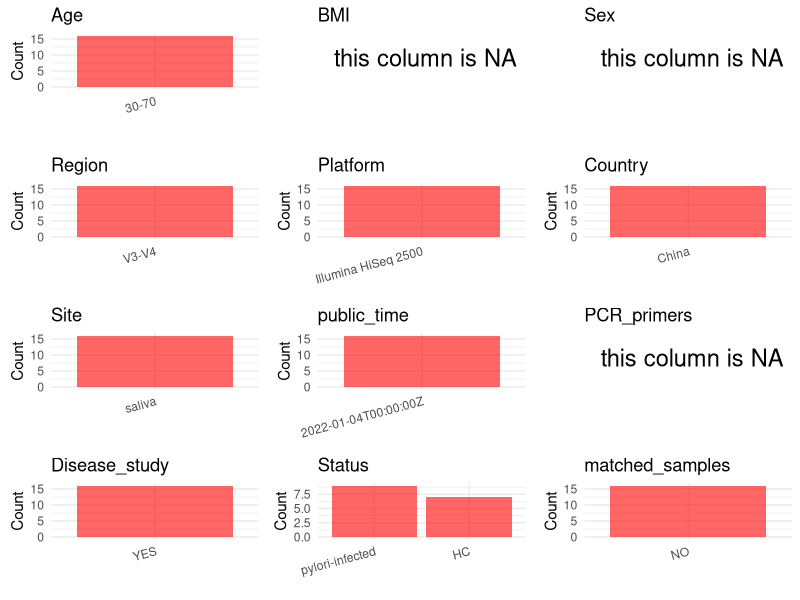

Source code (R): (Note: this script raises an error after producing the figure.)
## ---- chunk 1
# Load necessary libraries
library(dplyr)
library(ggplot2)
library(cowplot)

# Set working directory (update this path to your local directory)
setwd("D:/studylearning/董彪师兄项目/任务3_20251004/PRJNA793997")

# Read the initial metadata files
initial_meta<-read.csv("SraRunTable.csv",header = T)

# Display the first few rows of the metadata
head(initial_meta)
## ---- chunk 2
# Create a uniform metadata dataframe
metadata <- data.frame(
  BioProject = initial_meta$BioProject,
  Run = initial_meta$Run,
  sample_name = initial_meta$Sample.Name,
  Age = "30-70",
  BMI = NA,
  Sex= NA,
  Region = "V3-V4",
  Platform = initial_meta$Instrument,
  Country = initial_meta$geo_loc_name_country,
  Site = "saliva",
  public_time = initial_meta$ReleaseDate,
  stringsAsFactors = FALSE
)
## ---- chunk 3
# Add information obtained from the publication
metadata$PCR_primers <- NA_character_  # Update based on the publication
metadata$title <- "Oral Microbiota, a Potential Determinant for the Treatment Efficacy of Gastric Helicobacter Pylori Eradication in Humans"
metadata$Disease_study <- "YES"
metadata <- metadata %>%
  mutate(Status=case_when(
    grepl("S",sample_name)~"HC",
    TRUE~"pylori-infected"
  ))

#extract subject id by remove prefix of sample_name
#metadata$sample_name <- gsub("_st|_sal", "", metadata$sample_name)

# Check initial data distribution
cat("Initial sample distribution:\n")
table(metadata$sample_name)
table(metadata$Site)

# Calculate sampling frequency per subject
sample_counts <- table(metadata$sample_name)
cat("\nNumber of samples per subject:\n")
print(sample_counts)

# Create matched_samples column
metadata$matched_samples <- ifelse(metadata$sample_name %in% names(sample_counts[sample_counts >= 2]), "YES", "NO")

cat("\nMatched samples distribution:\n")
table(metadata$matched_samples)

# Identify samples for removal: single samples excluding saliva 
single_samples <- names(sample_counts[sample_counts == 1])
samples_to_remove <- metadata$sample_name %in% single_samples & !(metadata$Site %in% c("saliva"))

cat("\nNumber of samples to be removed:", sum(samples_to_remove), "\n")

# Remove identified samples
metadata_clean <- metadata[!samples_to_remove, ]

cat("\nFinal sample distribution after cleaning:\n")
table(metadata_clean$sample_name)
table(metadata_clean$Site)
table(metadata_clean$matched_samples)

# Use cleaned dataset for subsequent analysis
metadata <- metadata_clean
## ---- chunk 4
# Check the number of unique runs and sample names
print(paste("Number of unique runs:", length(unique(metadata$Run))))
print(paste("Number of unique sample names:", length(unique(metadata$sample_name))))
## ---- chunk 5
# Select columns for visualization
plot_data <- metadata %>%
  select(-BioProject, -Run, -sample_name, -title)

# Function to create simple plots for each column
create_simple_plots <- function(data) {
  plots <- list()
  
  for (col in colnames(data)) {
    # Check if the column is all NA
    if (all(is.na(data[[col]]))) {
      # Create an empty plot with text indicating all NA
      p <- ggplot() +
        annotate("text", x = 0.5, y = 0.5, label = "this column is NA", size = 6) +
        labs(title = col) +
        theme_void()
    } else if (is.numeric(data[[col]])) {
      # Numeric variable: histogram
      p <- ggplot(data, aes(x = .data[[col]])) +
        geom_histogram(fill = "blue", alpha = 0.6, bins = 20, na.rm = TRUE) +
        labs(title = col) +
        theme_minimal()
    } else {
      # Categorical variable: bar plot (remove NA values)
      count_data <- as.data.frame(table(data[[col]], useNA = "ifany"))
      p <- ggplot(count_data, aes(x = reorder(Var1, -Freq), y = Freq)) +
        geom_col(fill = "red", alpha = 0.6) +
        labs(title = col, x = NULL, y = "Count") +
        theme_minimal() +
        theme(axis.text.x = element_text(angle = 15, hjust = 1))
    }
    plots[[col]] <- p
  }
  
  return(plots)
}

# Generate and arrange plots
plots <- create_simple_plots(plot_data)
p<-plot_grid(plots$Age, 
          plots$BMI, 
          plots$Sex, 
          plots$Region, 
          plots$Platform, 
          plots$Country, 
          plots$Site,
          plots$public_time, 
          plots$PCR_primers,
          plots$Disease_study,
          plots$Status,
          plots$matched_samples,# add 
          ncol = 3, align = "hv", axis = "lb")
ggsave("Metadata_Summary.png", plot = p, width = 8, height = 6, dpi = 150, bg = "white")
## ---- chunk 6
knitr::include_graphics("Metadata_Summary.png")
## ---- chunk 7
# Reorder columns to match the desired format
metadata <- metadata[, c(
  "BioProject", "Run", "sample_name", "Age", "BMI", "Sex", 
  "Region", "Platform", "Country", "Site", "public_time", 
  "PCR_primers", "title", "Disease_study", "Status","matched_samples"
)]

# Export the uniform metadata to a CSV file
write.csv(metadata, file = "metadata.csv", quote = T)
head(metadata)
